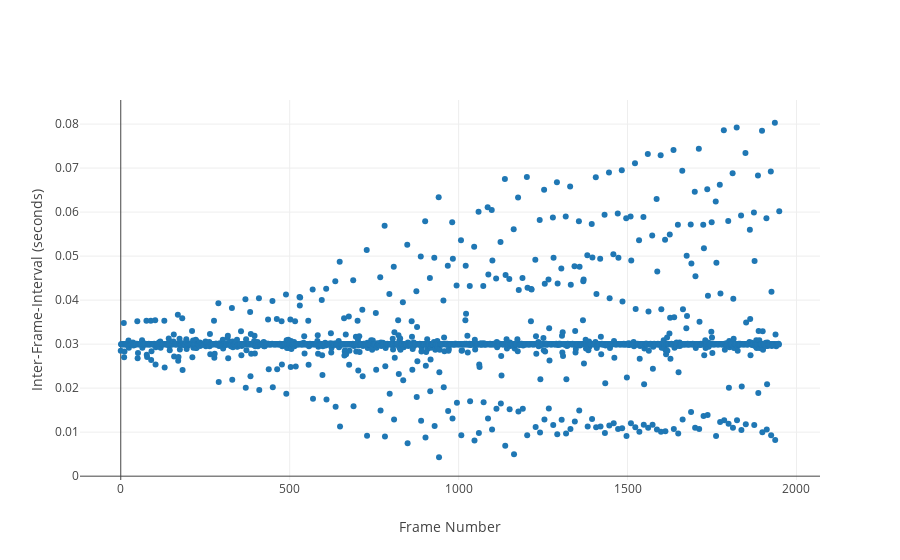

Notebook source saved alongside this figure:
### Markdown cell above
It seems the errors in frame intervals gets progressively worse?

### Code cell
myFrameDiff = np.diff( frame_df['secondsSinceStart'].values )

fig = {
    'data': [{
        'x': frame_df.value, 
        'y': myFrameDiff, 
        'text': '', 
        'mode': 'markers', 
        'name': ''
    }],
    'layout': {
        'xaxis': {'title': 'Frame Number'},
        'yaxis': {'title': "Inter-Frame-Interval (seconds)"}
    }
}

iplot(fig, filename='pandas/multiple-scatter')

### Figure 1 — Plotly figure (JSON) as saved in the notebook; plotly's stock layout.template omitted (floating-point values rounded to 4 significant figures; data arrays with more than 128 entries replaced by an {"elided": "..."} marker saying what was removed)
{"data": [{"mode": "markers", "name": "", "text": "", "x": {"elided": "1951 int values"}, "y": {"elided": "1950 float values"}}], "layout": {"xaxis": {"title": "Frame Number"}, "yaxis": {"title": "Inter-Frame-Interval (seconds)"}}}
